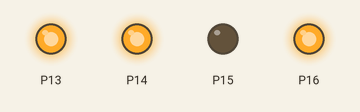
Simulated run of this program. Board: BBC micro:bit running MicroPython. On the bench: output pins drawn as LEDs (lit = HIGH).

Above: at 1.0 s.
At 3.0 s:
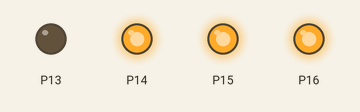
At 5.0 s:
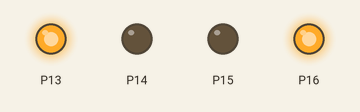
At 7.0 s:
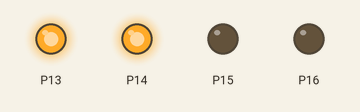
Timing chart, 0 to 10.4 s (numbered marks = the images above):
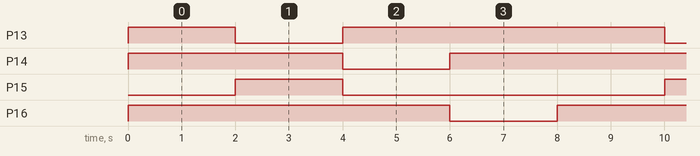

Measured:
- by itself, P13, P14: repeats every 8.0 s: LOW 2.0 s, HIGH 6.0 s
- by itself, P15: alternates HIGH for 2.0 s and LOW for 6.0 s
- by itself, P16: alternates HIGH for 6.0 s and LOW for 2.0 s

The program:

motor_testing.py
```python
from microbit import *
import time

# Pins for motor 1 left - P13, P14
# Pins for motor 2 - right - P16, P15

while True:

    pin13.write_digital(1)  # Motor 1 Forward Direction
    pin14.write_digital(1)  # PWM A

    pin15.write_digital(0)  # Motor 2 Forward Direction
    pin16.write_digital(1)  # PWM B
    time.sleep_ms(2000)

    pin13.write_digital(0)  # Motor 1 Reverse Direction
    pin14.write_digital(1)  # PWM A

    pin15.write_digital(1)  # Motor 2 Reverse Direction
    pin16.write_digital(1)  # PWM B
    time.sleep_ms(2000)

    pin13.write_digital(1)  # Motor 1 Right Direction
    pin14.write_digital(0)  # PWM A

    pin15.write_digital(0)  # Motor 2 Right Direction
    pin16.write_digital(1)  # PWM B
    time.sleep_ms(2000)

    pin13.write_digital(1)  # Motor 1 Left Direction
    pin14.write_digital(1)  # PWM A

    pin15.write_digital(0)  # Motor 2 Left Direction
    pin16.write_digital(0)  # PWM B
    time.sleep_ms(2000)
```
